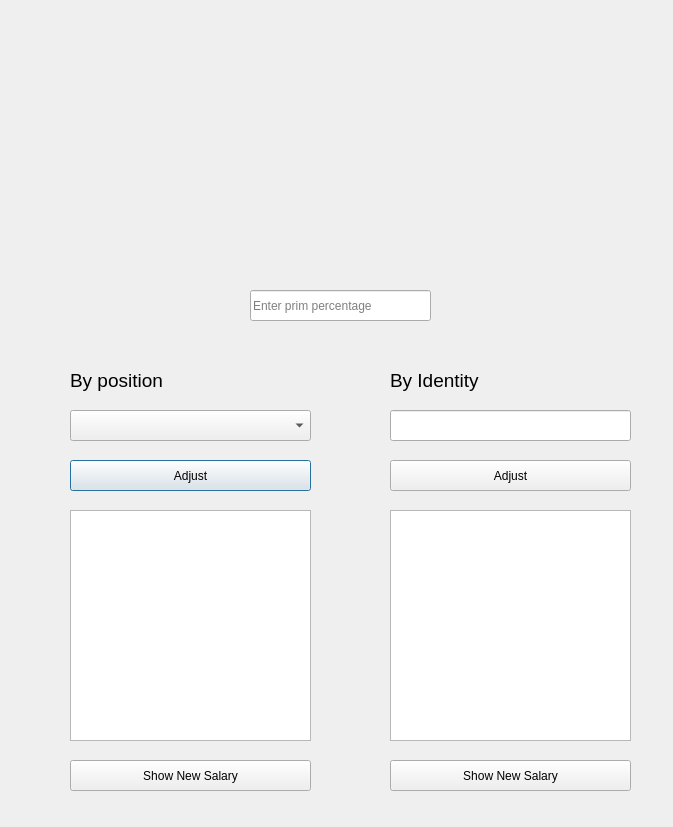
<?xml version="1.0" encoding="UTF-8"?>
<ui version="4.0">
 <class>Dialog</class>
 <widget class="QDialog" name="Dialog">
  <property name="geometry">
   <rect>
    <x>0</x>
    <y>0</y>
    <width>673</width>
    <height>827</height>
   </rect>
  </property>
  <property name="windowTitle">
   <string>Dialog</string>
  </property>
  <widget class="QLabel" name="label">
   <property name="geometry">
    <rect>
     <x>70</x>
     <y>360</y>
     <width>111</width>
     <height>41</height>
    </rect>
   </property>
   <property name="font">
    <font>
     <pointsize>14</pointsize>
    </font>
   </property>
   <property name="text">
    <string>By position </string>
   </property>
  </widget>
  <widget class="QComboBox" name="cmbPositionPrimPage">
   <property name="geometry">
    <rect>
     <x>70</x>
     <y>410</y>
     <width>241</width>
     <height>31</height>
    </rect>
   </property>
  </widget>
  <widget class="QLabel" name="label_2">
   <property name="geometry">
    <rect>
     <x>390</x>
     <y>360</y>
     <width>101</width>
     <height>41</height>
    </rect>
   </property>
   <property name="font">
    <font>
     <pointsize>14</pointsize>
    </font>
   </property>
   <property name="text">
    <string>By Identity</string>
   </property>
  </widget>
  <widget class="QLineEdit" name="lnIdPrimPage">
   <property name="geometry">
    <rect>
     <x>390</x>
     <y>410</y>
     <width>241</width>
     <height>31</height>
    </rect>
   </property>
  </widget>
  <widget class="QLabel" name="label_3">
   <property name="geometry">
    <rect>
     <x>220</x>
     <y>10</y>
     <width>241</width>
     <height>261</height>
    </rect>
   </property>
   <property name="text">
    <string/>
   </property>
   <property name="pixmap">
    <pixmap>../../../PycharmProjects/pythonProject/images/version2.0.png</pixmap>
   </property>
  </widget>
  <widget class="QPushButton" name="btnAdjustPositionPrimPage">
   <property name="geometry">
    <rect>
     <x>70</x>
     <y>460</y>
     <width>241</width>
     <height>31</height>
    </rect>
   </property>
   <property name="text">
    <string>Adjust</string>
   </property>
  </widget>
  <widget class="QPushButton" name="btnAdjustIdPrimPage">
   <property name="geometry">
    <rect>
     <x>390</x>
     <y>460</y>
     <width>241</width>
     <height>31</height>
    </rect>
   </property>
   <property name="text">
    <string>Adjust</string>
   </property>
  </widget>
  <widget class="QLineEdit" name="lnPrimPrimPage">
   <property name="geometry">
    <rect>
     <x>250</x>
     <y>290</y>
     <width>181</width>
     <height>31</height>
    </rect>
   </property>
   <property name="placeholderText">
    <string>Enter prim percentage</string>
   </property>
  </widget>
  <widget class="QListWidget" name="lwShowPositionPrimPage">
   <property name="geometry">
    <rect>
     <x>70</x>
     <y>510</y>
     <width>241</width>
     <height>231</height>
    </rect>
   </property>
  </widget>
  <widget class="QListWidget" name="lwShowIdPrimPage">
   <property name="geometry">
    <rect>
     <x>390</x>
     <y>510</y>
     <width>241</width>
     <height>231</height>
    </rect>
   </property>
  </widget>
  <widget class="QPushButton" name="btnShowPositionPrimPage">
   <property name="geometry">
    <rect>
     <x>70</x>
     <y>760</y>
     <width>241</width>
     <height>31</height>
    </rect>
   </property>
   <property name="text">
    <string>Show New Salary</string>
   </property>
  </widget>
  <widget class="QPushButton" name="btnShowIdPrimPage">
   <property name="geometry">
    <rect>
     <x>390</x>
     <y>760</y>
     <width>241</width>
     <height>31</height>
    </rect>
   </property>
   <property name="text">
    <string>Show New Salary</string>
   </property>
  </widget>
 </widget>
 <resources/>
 <connections/>
</ui>
